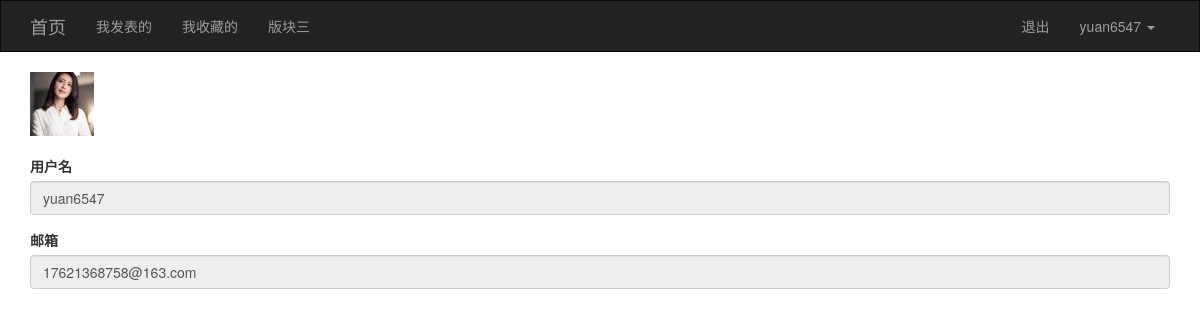
Screenshot of /user/profile/ (signed in) with the database file from the repository.
### app/models.py (models this page shows, shortened)
class User(UserMixin, db.Model):
    id = db.Column(db.Integer, primary_key=True)
    username = db.Column(db.String(20), unique=True)
    password_hash = db.Column(db.String(20))
    email = db.Column(db.String(64), unique=True)
    confirmed = db.Column(db.Boolean, default=True)
    icon = db.Column(db.String(64), default='default.jpg')
    posts = db.relationship('Posts', lazy='dynamic', backref='user')
    favorites = db.relationship('Posts', lazy='dynamic', secondary='collections', backref=db.backref('users', lazy='dynamic'))
    @property
    def password(self):
        raise AttributeError('密码属性不可读')

### app/views/user.py (the view)
@user.route('/profile/')
@login_required
def profile():
    return render_template('user/profile.html')

### app/models.py (called while the page is built)
@login_manager.user_loader
def user_loader(uid):
    return User.query.get(uid)

### app/templates/user/profile.html (shortened to what this page needs)
{% extends 'common/base.html' %}
{% block page_content %}
    <img src="{{ url_for('static', filename='upload/'+current_user.icon) }}">
    <br /><br />
    <div class="form-group">
        <label for="username">用户名</label>
        <input type="text" class="form-control" id="username" value="{{ current_user.username }}" readonly>
    </div>
    <div class="form-group">
        <label for="exampleInputEmail1">邮箱</label>
        <input type="email" class="form-control" id="exampleInputEmail1" value="{{ current_user.email }}" readonly>
    </div>
{% endblock %}

### app/templates/common/base.html (shortened to what this page needs)
{% extends 'bootstrap/base.html' %}
{% from 'bootstrap/wtf.html' import quick_form %}
{% block navbar %}
    <nav class="navbar navbar-inverse" style="border-radius: 0px;">
        <div class="container">
            <div class="navbar-header">
                <a class="navbar-brand" href="/">首页</a>
            </div>
            <div class="collapse navbar-collapse">
                <ul class="nav navbar-nav">
                    <li><a href="{{ url_for('posts.publish_me') }}">我发表的</a></li>
                    <li><a href="{{ url_for('posts.collect_me') }}">我收藏的</a></li>
                    <li><a href="#">版块三</a></li>
                </ul>
                <ul class="nav navbar-nav navbar-right">
                {% if current_user.is_authenticated %}
                    <li><a href="{{ url_for('user.logout') }}">退出</a></li>
                    <li class="dropdown">
                        <a href="#" class="dropdown-toggle" data-toggle="dropdown" role="button" aria-haspopup="true"
                           aria-expanded="false">{{ current_user.username }} <span class="caret"></span></a>
                    </li>
                {% else %}
                    <li><a href="{{ url_for('user.login') }}">登录</a></li>
                    <li><a href="{{ url_for('user.register') }}">注册</a></li>
                {% endif %}
                </ul>
            </div>
        </div>
    </nav>
{% endblock %}
{% block content %}
    <div class="container">
        {% block page_content %}默认内容{% endblock %}
    </div>
{% endblock %}
{% block head %}
    {{ super() }}
{% endblock %}

### rows the page displays
User: username "yuan6547", icon (placeholder picture), email "17621368758@163.com"
